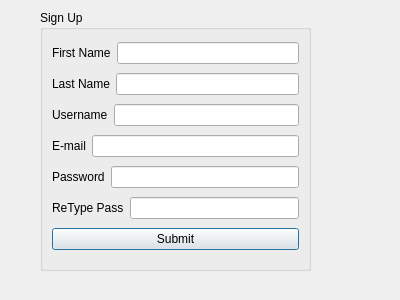
<?xml version="1.0" encoding="UTF-8"?>
<ui version="4.0">
 <class>SignUp</class>
 <widget class="QDialog" name="SignUp">
  <property name="geometry">
   <rect>
    <x>0</x>
    <y>0</y>
    <width>400</width>
    <height>300</height>
   </rect>
  </property>
  <property name="windowTitle">
   <string>Dialog</string>
  </property>
  <widget class="QGroupBox" name="groupBox">
   <property name="geometry">
    <rect>
     <x>40</x>
     <y>10</y>
     <width>271</width>
     <height>261</height>
    </rect>
   </property>
   <property name="title">
    <string>Sign Up</string>
   </property>
   <layout class="QVBoxLayout" name="verticalLayout">
    <item>
     <layout class="QHBoxLayout" name="horizontalLayout">
      <item>
       <widget class="QLabel" name="label">
        <property name="text">
         <string>First Name</string>
        </property>
       </widget>
      </item>
      <item>
       <widget class="QLineEdit" name="lineEdit_firstname"/>
      </item>
     </layout>
    </item>
    <item>
     <layout class="QHBoxLayout" name="horizontalLayout_2">
      <item>
       <widget class="QLabel" name="label_2">
        <property name="text">
         <string>Last Name</string>
        </property>
       </widget>
      </item>
      <item>
       <widget class="QLineEdit" name="lineEdit_lastname"/>
      </item>
     </layout>
    </item>
    <item>
     <layout class="QHBoxLayout" name="horizontalLayout_3">
      <item>
       <widget class="QLabel" name="label_3">
        <property name="text">
         <string>Username</string>
        </property>
       </widget>
      </item>
      <item>
       <widget class="QLineEdit" name="lineEdit_username"/>
      </item>
     </layout>
    </item>
    <item>
     <layout class="QHBoxLayout" name="horizontalLayout_4">
      <item>
       <widget class="QLabel" name="label_4">
        <property name="text">
         <string>E-mail</string>
        </property>
       </widget>
      </item>
      <item>
       <widget class="QLineEdit" name="lineEdit_email"/>
      </item>
     </layout>
    </item>
    <item>
     <layout class="QHBoxLayout" name="horizontalLayout_5">
      <item>
       <widget class="QLabel" name="label_5">
        <property name="text">
         <string>Password</string>
        </property>
       </widget>
      </item>
      <item>
       <widget class="QLineEdit" name="lineEdit_password">
        <property name="echoMode">
         <enum>QLineEdit::Password</enum>
        </property>
       </widget>
      </item>
     </layout>
    </item>
    <item>
     <layout class="QHBoxLayout" name="horizontalLayout_6">
      <item>
       <widget class="QLabel" name="label_6">
        <property name="text">
         <string>ReType Pass</string>
        </property>
       </widget>
      </item>
      <item>
       <widget class="QLineEdit" name="lineEdit_retype_pass">
        <property name="echoMode">
         <enum>QLineEdit::Password</enum>
        </property>
       </widget>
      </item>
     </layout>
    </item>
    <item>
     <widget class="QPushButton" name="pushButton_submit">
      <property name="text">
       <string>Submit</string>
      </property>
     </widget>
    </item>
   </layout>
  </widget>
 </widget>
 <resources/>
 <connections/>
</ui>
